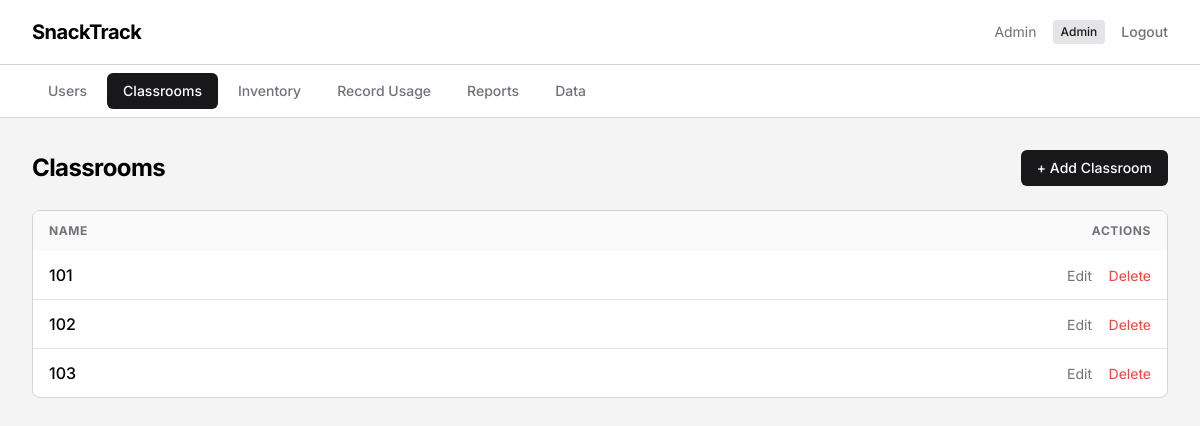
The page /admin-dashboard/classrooms/ (signed in) on the database as committed earlier.
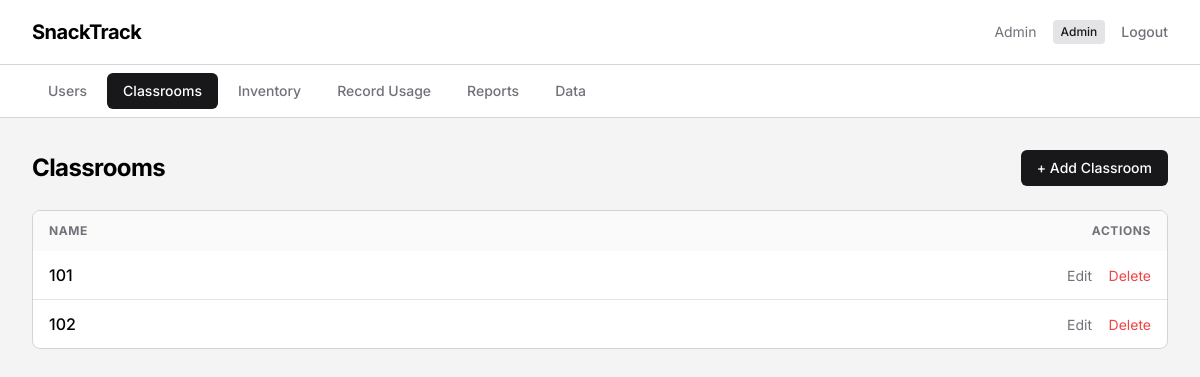
The same page on the database as committed later.
### core/models.py (models this page shows, shortened)
class Classroom(models.Model):
    name = models.CharField(max_length=255)
    created_at = models.DateTimeField(auto_now_add=True)

### core/views.py (the view)
# urls.py: path('admin-dashboard/', views.admin_dashboard, name='admin_dashboard'),
@admin_required
def admin_dashboard(request, default_tab=None):
    tab = request.GET.get('tab', default_tab or 'users')
    all_snacks = models.get_all_snacks()
    summary = models.get_usage_summary()
    context = {
        'tab': tab,
        'users': models.get_all_users(),
        'classrooms': models.get_all_classrooms(),
        'snacks': all_snacks,
        'available_snacks': [s for s in all_snacks if s.quantity > 0],
        'transactions': models.get_recent_transactions(10),
        'summary': summary,
        'summary_json': json.dumps(summary, default=str),
        'stats': {
            'users': models.User.objects.count(),
            'classrooms': models.Classroom.objects.count(),
            'snacks': models.Snack.objects.count(),
            'transactions': models.Transaction.objects.count(),
        },
        'user_name': request.session.get('user_name', ''),
    }
    return render(request, 'admin_dashboard.html', context)

### core/models.py (called while the page is built)
def get_all_users():
    return User.objects.all()

def get_all_classrooms():
    return Classroom.objects.all()

def get_all_snacks():
    return Snack.objects.all()

def get_recent_transactions(limit=10):
    return Transaction.objects.order_by('-created_at')[:limit]

### core/views.py (called while the page is built)
def admin_required(view):
    @wraps(view)
    def wrapper(request, *args, **kwargs):
        if 'user_id' not in request.session:
            return redirect('login')
        if request.session.get('user_role') != 'admin':
            return redirect('staff_dashboard')
        return view(request, *args, **kwargs)
    return wrapper

### core/templates/admin_dashboard.html (shortened to what this page needs)
<!DOCTYPE html>
<html lang="en">
<head>
  <script src="https://cdn.tailwindcss.com"></script>
</head>
<body class="min-h-screen bg-zinc-100">
<header class="bg-white border-b border-zinc-300 sticky top-0 z-50">
  <div class="max-w-7xl mx-auto px-4 sm:px-6 lg:px-8">
    <div class="flex justify-between items-center h-16">
      <h1 class="text-xl font-bold tracking-tight">SnackTrack</h1>
      <div class="flex items-center gap-4">
        <span class="text-sm text-zinc-500">{{ user_name }}</span>
        <span class="px-2 py-1 bg-zinc-200 text-zinc-900 text-xs font-medium rounded">Admin</span>
        <a href="{% url 'logout' %}" class="text-zinc-500 hover:text-zinc-900 text-sm font-medium">Logout</a>
      </div>
    </div>
  </div>
</header>
<div class="bg-white border-b border-zinc-300">
  <div class="max-w-7xl mx-auto px-4 sm:px-6 lg:px-8">
    <div class="flex gap-1 py-2">
      <a href="{% url 'admin_dashboard' %}" class="px-4 py-2 text-sm font-medium rounded-md {% if tab == 'users' %}tab-active{% else %}text-zinc-500 hover:bg-zinc-200{% endif %}">Users</a>
      <a href="{% url 'admin_classrooms' %}" class="px-4 py-2 text-sm font-medium rounded-md {% if tab == 'classrooms' %}tab-active{% else %}text-zinc-500 hover:bg-zinc-200{% endif %}">Classrooms</a>
      <a href="{% url 'admin_inventory' %}" class="px-4 py-2 text-sm font-medium rounded-md {% if tab == 'inventory' %}tab-active{% else %}text-zinc-500 hover:bg-zinc-200{% endif %}">Inventory</a>
      <a href="{% url 'admin_usage' %}" class="px-4 py-2 text-sm font-medium rounded-md {% if tab == 'usage' %}tab-active{% else %}text-zinc-500 hover:bg-zinc-200{% endif %}">Record Usage</a>
      <a href="{% url 'admin_dashboard' %}?tab=reports" class="px-4 py-2 text-sm font-medium rounded-md {% if tab == 'reports' %}tab-active{% else %}text-zinc-500 hover:bg-zinc-200{% endif %}">Reports</a>
      <a href="{% url 'admin_data' %}" class="px-4 py-2 text-sm font-medium rounded-md {% if tab == 'data' %}tab-active{% else %}text-zinc-500 hover:bg-zinc-200{% endif %}">Data</a>
    </div>
  </div>
</div>
<main class="max-w-7xl mx-auto px-4 sm:px-6 lg:px-8 py-8">
  {% if tab == 'classrooms' %}
  <div class="flex justify-between items-center mb-6">
    <h2 class="text-2xl font-bold tracking-tight">Classrooms</h2>
    <a href="{% url 'add_classroom' %}" class="bg-zinc-900 text-white px-4 py-2 rounded-md hover:bg-zinc-800 text-sm font-medium">+ Add Classroom</a>
  </div>
  <div class="bg-white border border-zinc-300 rounded-lg overflow-hidden">
    <table class="w-full">
      <thead class="bg-zinc-50">
        <tr>
          <th class="px-4 py-3 text-left text-xs font-bold uppercase tracking-wider text-zinc-500">Name</th>
          <th class="px-4 py-3 text-right text-xs font-bold uppercase tracking-wider text-zinc-500">Actions</th>
        </tr>
      </thead>
      <tbody class="divide-y divide-zinc-200">
        {% for c in classrooms %}
        <tr class="hover:bg-zinc-50">
          <td class="px-4 py-3 font-medium">{{ c.name }}</td>
          <td class="px-4 py-3 text-right">
            <a href="{% url 'edit_classroom' c.id %}" class="text-zinc-500 hover:text-zinc-900 text-sm mr-3">Edit</a>
            <a href="{% url 'delete_classroom' c.id %}" onclick="return confirm('Delete?')" class="text-red-500 hover:text-red-700 text-sm">Delete</a>
          </td>
        </tr>
        {% empty %}
        <tr><td colspan="2" class="px-4 py-8 text-center text-zinc-500">No classrooms yet.</td></tr>
        {% endfor %}
      </tbody>
    </table>
  </div>
  {% endif %}
</main>
</body>
</html>

Rows that differ between the two databases and show on the page:
removed Classroom: name "103"
